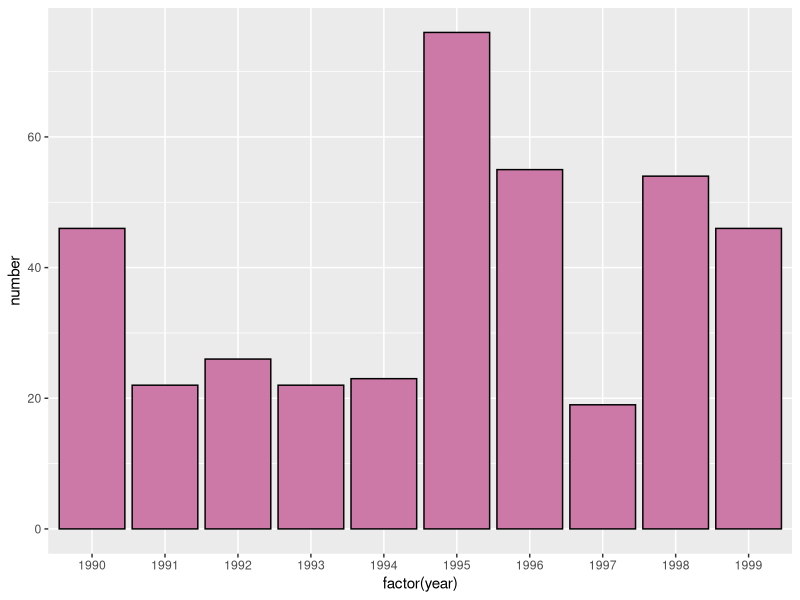
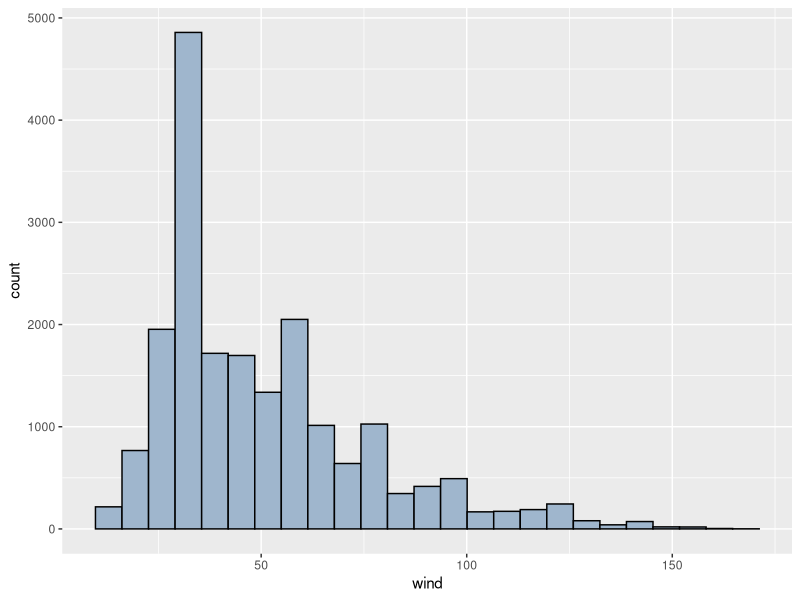
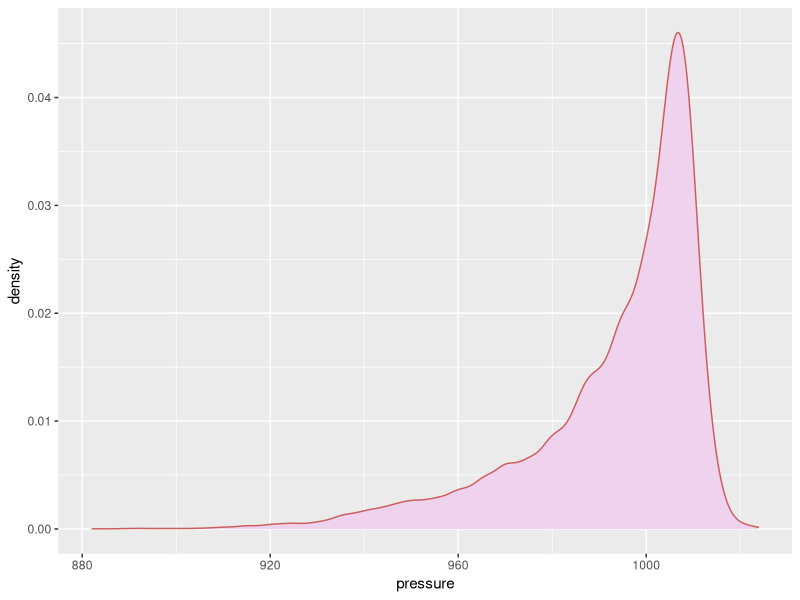
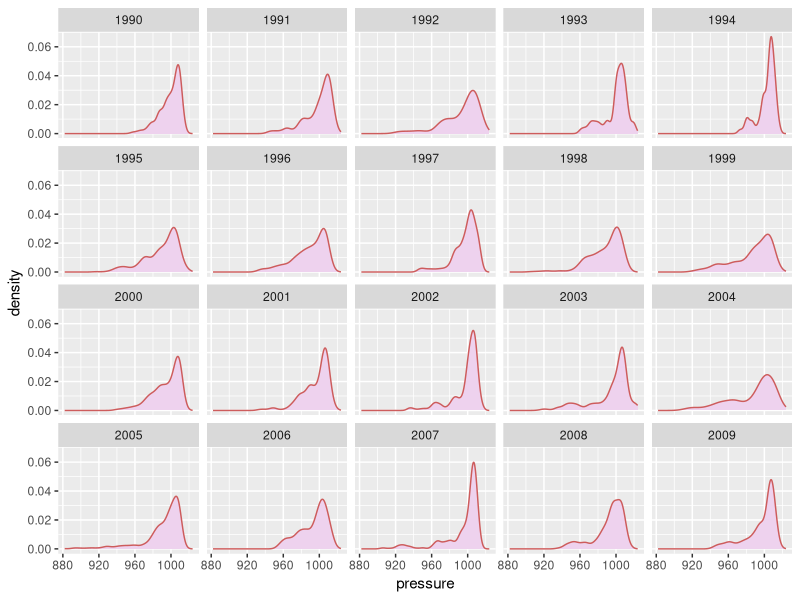
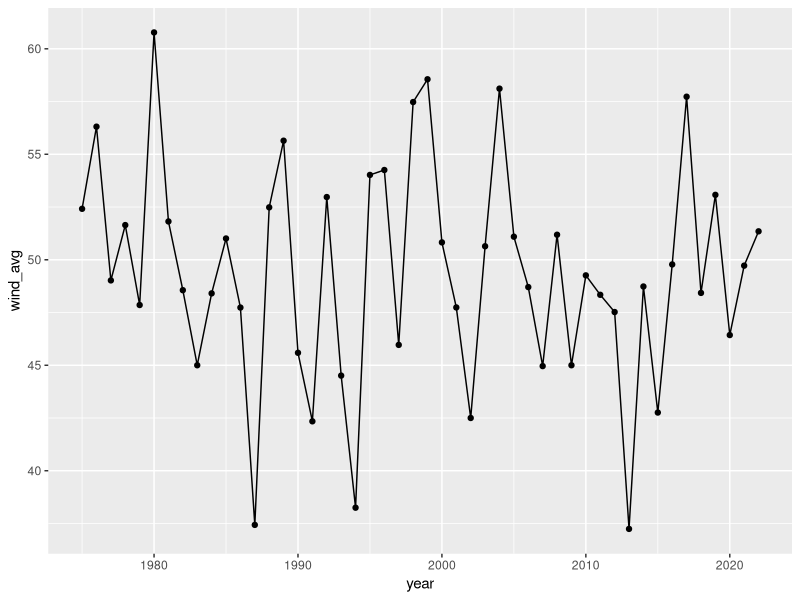
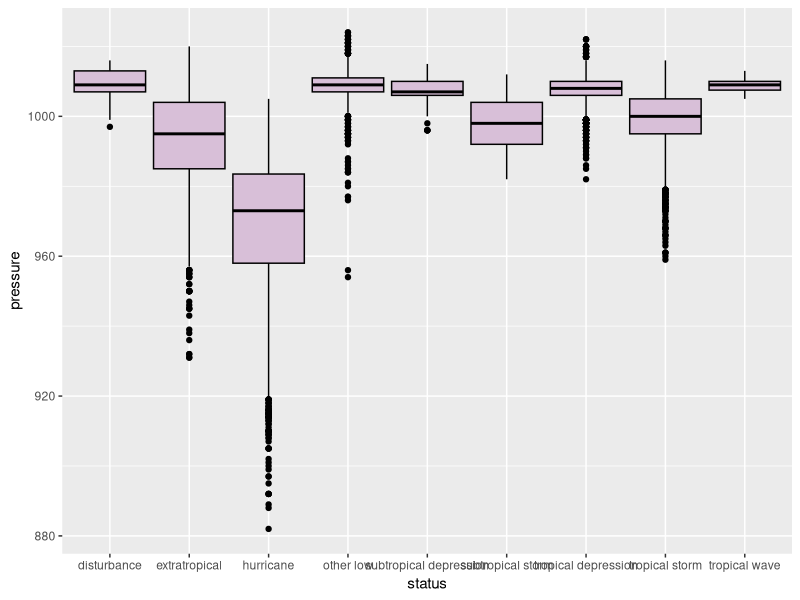
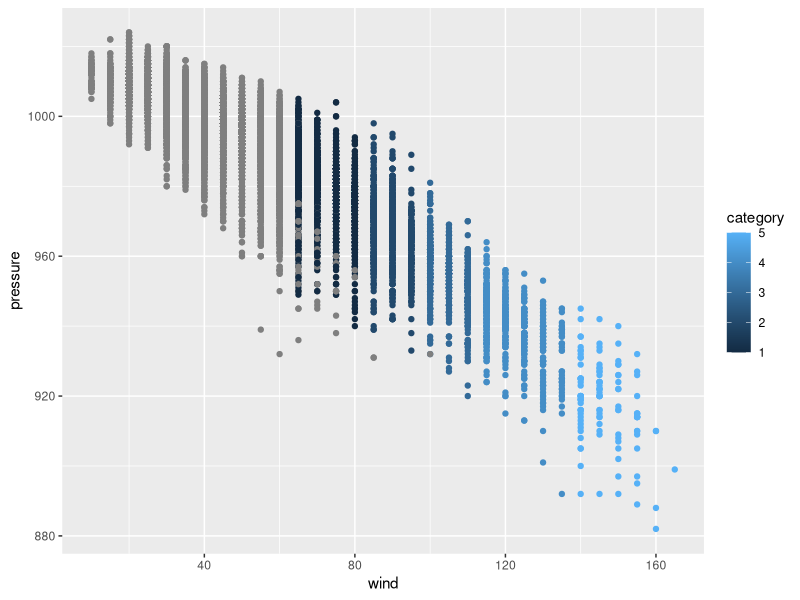

R code for these plots, in order:
## ---- chunk 1
knitr::opts_chunk$set(echo = TRUE)
library(dplyr)
library(ggplot2)
## ---- chunk 2
# 1(a)
nrow(storms)
## ---- chunk 3
# 1(b)
ncol(storms)
## ---- chunk 4
# 2(a)

specific_year <- filter(storms, year == 1980)
nrow(specific_year)
## ---- chunk 5
# 2(b)

unique_year <- distinct(select(specific_year, name))
unique_year
## ---- chunk 6
# 2(c)

arrange(unique_year, (desc(name)))
## ---- chunk 7
# 2(d)

by_records <-  group_by(specific_year, name)
nrecords <- count(by_records)
arrange(nrecords, n)
## ---- chunk 8
# 3(a)

decade <- filter(storms, year == 1990:1999)
unique_decade <- distinct(select(decade, name, year))
first_five <- head(unique_decade,5)
last_five <- tail(unique_decade,5)
#storm_names_1990s <- rbind(first_five, last_five)
first_five
last_five
## ---- chunk 9
# 3(b)

unique_storm <- distinct(select(storms, name, year))
by_year <-  group_by(unique_storm, year)
storms_per_year <- count(by_year)
head(storms_per_year, 15)
## ---- chunk 10
# main method for 3(c)

storm_records_per_year <- summarise(
  group_by(storms, name, year),
  number = n()
)

chron_storm_per_year <- arrange(storm_records_per_year, year)

head(chron_storm_per_year, 10)
tail(chron_storm_per_year, 10)

## ---- chunk 11
# 4(a)

decade <- filter(storms, year == 1990:1999)
decade_storms <- summarise(
  group_by(decade, year),
  number = n()
)

decade_storms
## ---- chunk 12
# 4(a)

ggplot(data=decade_storms, aes(x=factor(year), y=number)) +
  geom_bar(stat="identity", color= "black", fill= "#CC79A7")
## ---- chunk 13
# 4(b)

ggplot(data=storms, aes(wind))+
  geom_histogram(color= "black", fill="slategray3", bins=25)
## ---- chunk 14
# 4(c)

ggplot(storms, aes(x=pressure))+
  geom_density(color="indianred", fill="thistle2")
## ---- chunk 15
# 4(d)

Year90to09 <- filter(storms, year %in% 1990:2009)


ggplot(Year90to09, aes(x=pressure))+
  facet_wrap(~year) +
  geom_density(color= "indianred", fill="thistle2")
## ---- chunk 16
# 4(e)

wind_storms <- summarise(
  group_by (storms, year),
  wind_avg = mean(wind)
)

ggplot (wind_storms, aes(x=year, y=wind_avg)) +
  geom_line() + 
  geom_point()


## ---- chunk 17
# 5(a)

distinct_status <- distinct(storms, status)
distinct_status
## ---- chunk 18
# 5(b)

distinct_category <- distinct (storms, category)
distinct_category
## ---- chunk 19
# 5(c)

summarise(
  group_by (storms, status, category)
)
## ---- chunk 20
# 5(d)

summarise(
  group_by (storms,category, status),
  avg_pressure= mean(pressure),
  avg_wind= mean(wind),
)


## ---- chunk 21
# 5(e)

ggplot(storms, aes(x= status, y=pressure)) +
  geom_boxplot(color= "black", fill= "thistle", width= 0.9)
## ---- chunk 22
# 6

ggplot(storms, aes(x=wind, y=pressure)) +
  geom_point(aes(color=category))
## ---- chunk 23
# 7

max_wind_per_storm <- summarise(
  group_by (storms, year, name),
  max_wind= max(wind)
)

head(max_wind_per_storm, 10)
tail(max_wind_per_storm,10)
## ---- chunk 24
# 8

max_wind_per_year <- storms %>%
  group_by(year) %>%
  summarise(name=name[which.max(wind)], wind=max(wind))


chron_max_wind <- arrange(max_wind_per_year, desc(wind))

head(chron_max_wind, 10)
tail(chron_max_wind, 10)
